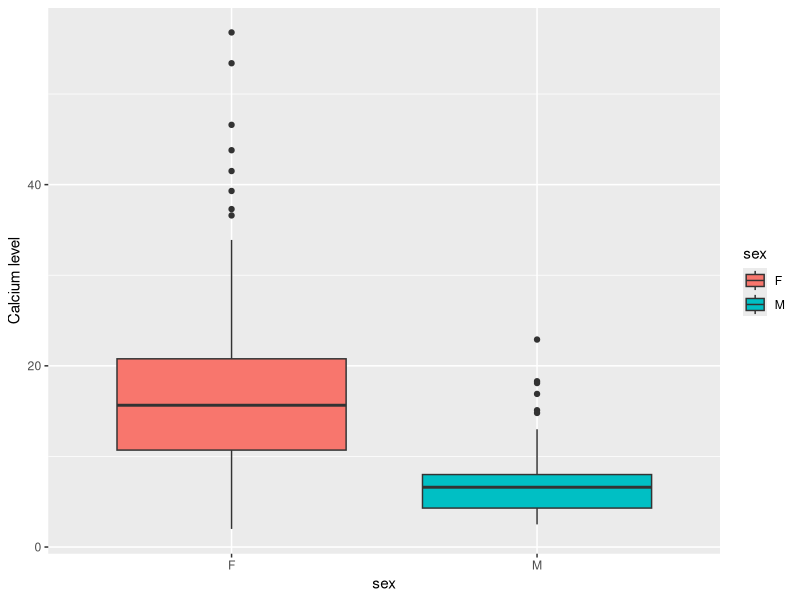
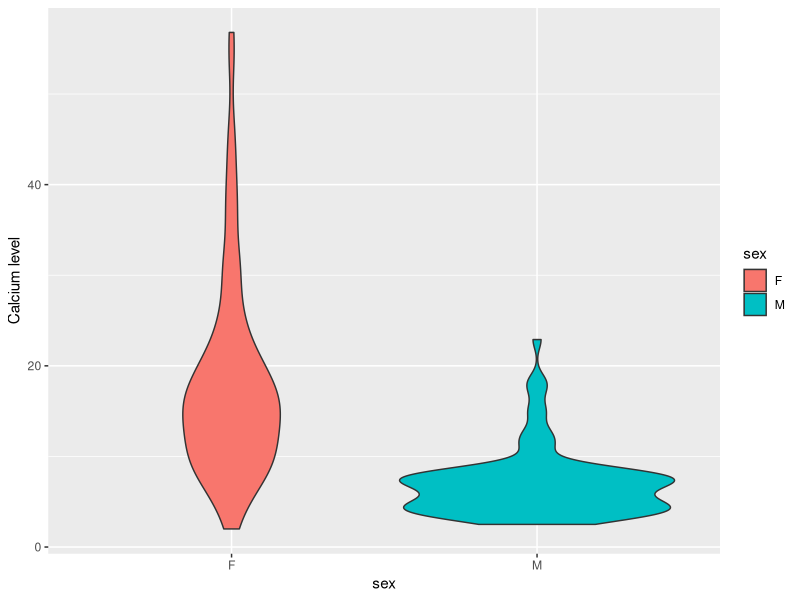
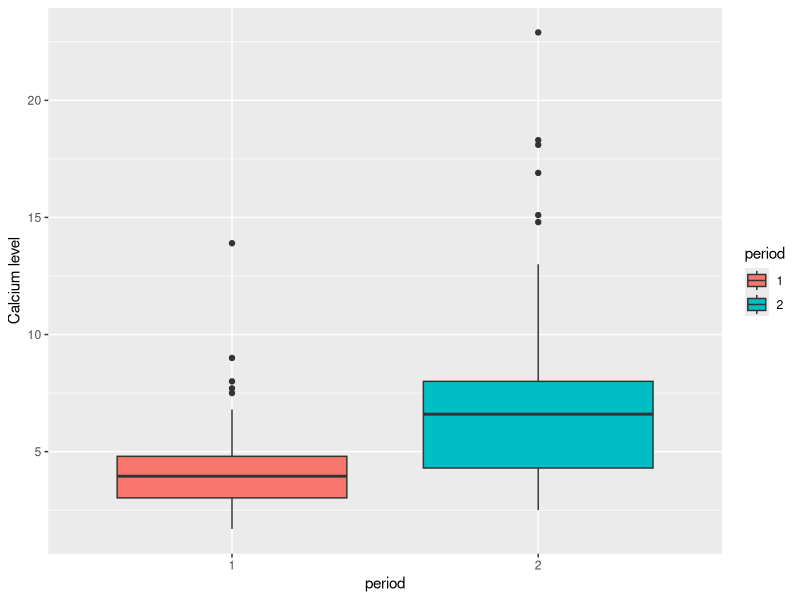
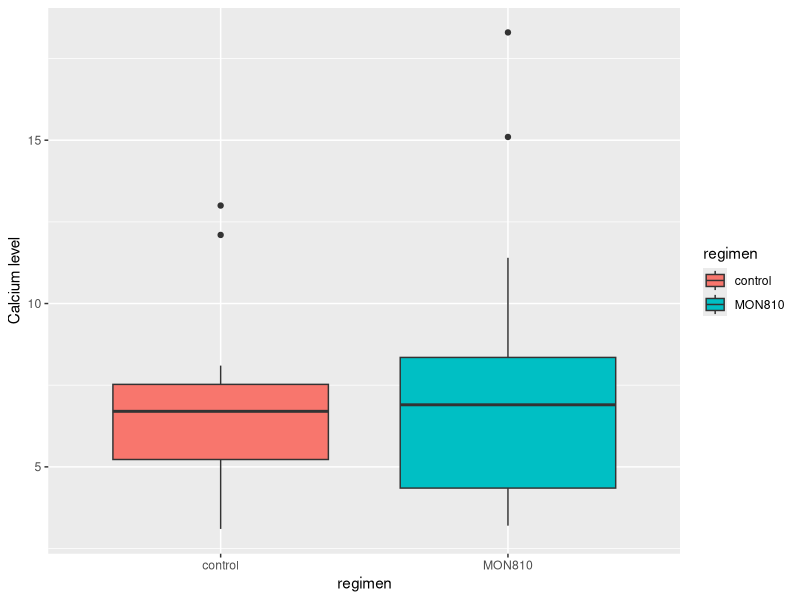
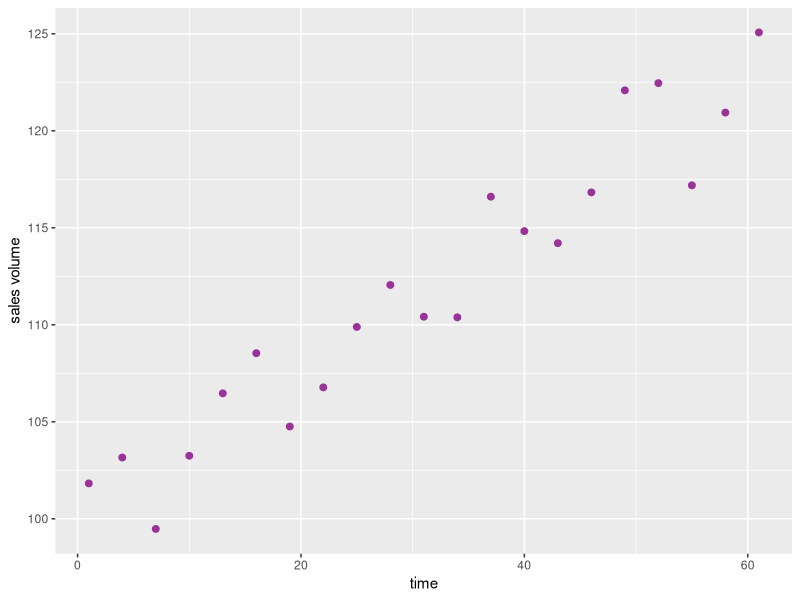
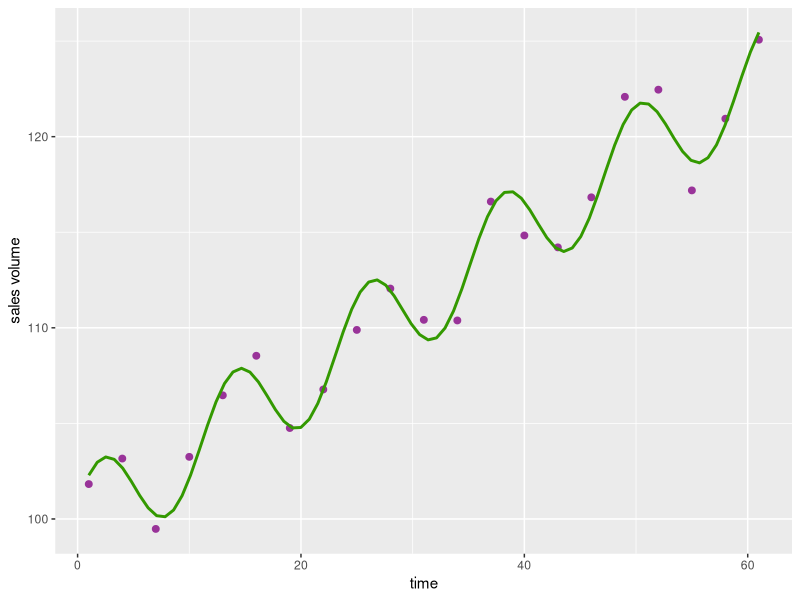
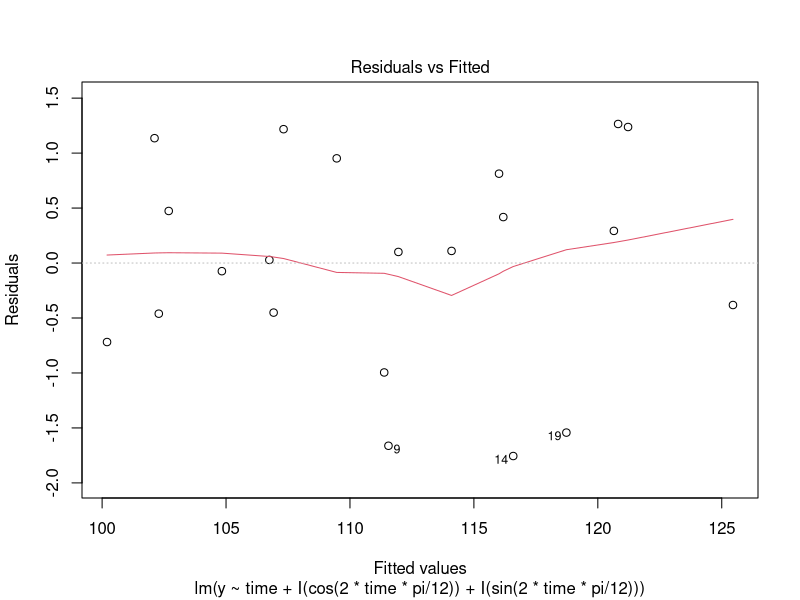
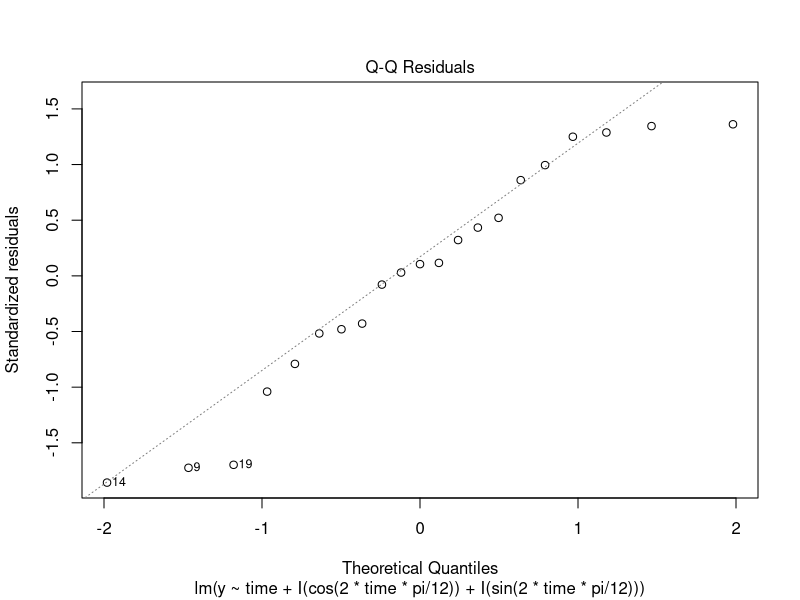

Write R code to recreate these figures, in order.
## ---- chunk 1
library(tidyverse)
library(lme4)
library(pwr)
## ---- chunk 2
MON810 <- readr::read_csv("data/MON810.csv", show_col_types = FALSE)
rmarkdown::paged_table(MON810)
## ---- chunk 3



( MON810%>% filter(period == 2))%>%ggplot() + aes(x = sex, y = CALCIUM) + geom_boxplot(aes(fill = sex)) + ylab("Calcium level")

## ---- chunk 4
(MON810 %>% filter(period == "2")) %>% ggplot() + aes(x = sex, y = CALCIUM) + geom_violin(aes(fill = sex)) + ylab("Calcium level")

## ---- chunk 5

male_period2 = ( MON810%>% filter(period == 2 & sex =="M")) $"CALCIUM"
female_period2 =  (MON810%>% filter(period == 2 & sex =="F")) $"CALCIUM"

wilcox.test(male_period2,female_period2,alternative = "two.sided")
## ---- chunk 6
wilcox.test(male_period2,female_period2,alternative = "greater")
## ---- chunk 7

male = ( MON810%>% filter(sex == "M"))
male$period = as.factor(male$period)
male %>%ggplot() + aes(x = period, y = CALCIUM) + geom_boxplot(aes(fill = period)) + ylab("Calcium level")


## ---- chunk 8
male_period1 = ( MON810%>% filter(period == 1 & sex =="M")) $"CALCIUM"
male_period2 = ( MON810%>% filter(period == 2 & sex =="M")) $"CALCIUM"
wilcox.test(male_period1,male_period2,alternative = "two.sided")
## ---- chunk 9
regimen = MON810%>%filter((regimen=="control" | regimen=="MON810")&period=="2"&sex=="M")

regimen %>%ggplot() + aes(x = regimen, y = CALCIUM) + geom_boxplot(aes(fill = regimen)) + ylab("Calcium level")
## ---- chunk 10
mon810 = ( MON810%>% filter(period == 2 & sex =="M" & regimen == "MON810"))$"CALCIUM"
control = ( MON810%>% filter(period == 2 & sex =="M" & regimen =="control" ))$"CALCIUM"

wilcox.test(control,mon810,alternative = "two.sided")

## ---- chunk 11
pwr.t.test(n = 10, d = 1, type = "two.sample",alternative="two.sided")
## ---- chunk 12
pwr.t.test(n = 20, d = 1, type = "two.sample",alternative="two.sided")
## ---- chunk 13
pwr.t.test(power = 0.8, d = 1)
## ---- chunk 14
do_all_comparisons <- function(data) {
  map(names (data)[5:51], 
    function(g) {
      ### TEST1
    male_period2 <- filter(data, period == 2 & sex =="M" ) %>% pull(g)
    female_period2 <- filter(data, period == 2 & sex =="F" ) %>% pull(g)
    test1 <- t.test (male_period2,female_period2)
    
    male_period1 <- filter(data, period == 1 & sex =="M")%>% pull(g)
    test2 <- t.test (male_period1,male_period2)
    
    mon810 <- filter(data,period == 2 & sex =="M" & regimen == "MON810")%>% pull(g)
    control <- filter(data,period == 2 & sex =="M" & regimen == "control")%>% pull(g)
    test3 <- t.test (mon810,control)
    
    data.frame(
        regime    = g,
        p_val_test1 = test1$p.value,
        p_val_test2 = test2$p.value,
        p_val_test3 = test3$p.value
      ) %>% bind_rows()
    
  }) %>% bind_rows() 
}
## ---- chunk 15
all_comparisons <- do_all_comparisons(MON810)
all_comparisons %>% rmarkdown::paged_table(options = list(rows.print = 10))
## ---- chunk 16
for (col in names (all_comparisons)[2:4]){
  all_comparisons[,paste("bonferroni",col)] <- p.adjust(all_comparisons %>% pull(col), method = "bonferroni")
  
  all_comparisons [,paste("BH",col)] <- p.adjust(all_comparisons%>% pull(col), method = "BH")
}

all_comparisons %>% rmarkdown::paged_table(options = list(rows.print = 10))

## ---- chunk 17

alpha <- 0.05

non_significant_test <- data.frame(
  
  Corrections = c("Bonferroni","BH"),
  
  Test1 = c(sum(all_comparisons$"bonferroni p_val_test1" < alpha),sum(all_comparisons$"BH p_val_test1" < alpha)),
  
  Test2 = c(sum(all_comparisons$"bonferroni p_val_test2" < alpha),sum(all_comparisons$"BH p_val_test2" < alpha)),
  
  Test3 = c(sum(all_comparisons$"bonferroni p_val_test3" < alpha),sum(all_comparisons$"BH p_val_test3" < alpha))
  
)




non_significant_test %>% rmarkdown::paged_table()
## ---- chunk 18
sales1 <- readr::read_csv("data/sales1.csv", show_col_types = FALSE)
rmarkdown::paged_table(sales1)
## ---- chunk 19
sales_plot <- sales1 %>% 
  ggplot() +  aes(x = time, y = y) + 
  geom_point(size = 2, colour="#993399") +  xlab("time") + ylab("sales volume")
sales_plot
## ---- chunk 20
lm0 = lm(y~1,data=sales1)
lm1 = lm(y ~ poly(time, degree = 1), data = sales1)
lm2 = lm(y ~ poly(time, degree = 2), data = sales1)
lm3 = lm(y ~ poly(time, degree = 3), data = sales1)
lm4 = lm(y ~ poly(time, degree = 4), data = sales1)

## ---- chunk 21
anova(lm0,lm1)
## ---- chunk 22
anova(lm1,lm2)
## ---- chunk 23
anova(lm2,lm3)
## ---- chunk 24
anova(lm1,lm3)
## ---- chunk 25
AIC(lm0,lm1,lm2,lm3,lm4)
## ---- chunk 26
BIC(lm0,lm1,lm2,lm3,lm4)
## ---- chunk 27
improved_lm <- lm(y ~ time + I(cos(2*time*pi/12)) + I(sin(2*time*pi/12)),data = sales1)
summary <- summary(improved_lm)
summary
## ---- chunk 28
sales_plot +   geom_smooth(method = "lm", formula = y ~ x + I(cos(2*x*pi/12)) + I(sin(2*x*pi/12)), se = FALSE, colour="#339900")

## ---- chunk 29
plot (improved_lm,which = 1:4)
## ---- chunk 30
anova (lm1,improved_lm)
## ---- chunk 31
improved_lm <- lm(y ~ 0 +  time + I(cos(2*time*pi/12) - 1) + I(sin(2*time*pi/12)) + offset(rep(100, length(time))),data = sales1)
summary <- summary(improved_lm)
summary
## ---- chunk 32
## Add time =0 and y = 100
sales1[22,1] = 0
sales1[22,]$y = 100


## Plot the new model 
sales_plot <- sales1 %>% 
  ggplot() +  aes(x = time, y = y) + 
  geom_point(size = 2, colour="#993399") +  xlab("time") + ylab("sales volume")


sales_plot +   geom_smooth(method = "lm", formula = y ~ 0 +  x + I(cos(2*x*pi/12) - 1) + I(sin(2*x*pi/12)) + offset(rep(100, length(x))), se = FALSE, colour="#339900")
## ---- chunk 33
sales30 <- readr::read_csv("data/sales30.csv", show_col_types = FALSE) %>% mutate(id = as.factor(id))
rmarkdown::paged_table(sales30)
## ---- chunk 34
sales_plot2 <- sales30[1:126,] %>% 
  ggplot() +  aes(x = time, y = y, color = id)  +  geom_point(size = 3) + xlab("time") + ylab("sales volume") 
sales_plot2  + geom_line()
## ---- chunk 35
classical_model <- lm(y ~ time + I(cos(2*time*pi/12)) + I(sin(2*time*pi/12)),data = sales30)
summary <- summary(classical_model)
summary
## ---- chunk 36
sales30 %>% 
  ggplot() +  aes(x = time, y = y, color = id)  +  geom_point(size = 1) + xlab("time") + ylab("sales volume") + geom_line(aes(x = time, y = predict(classical_model), color = id))  + facet_wrap(~id)

## ---- chunk 37
lmem1 <- lmer(y ~ 1 + time + I(cos(2*time*pi/12)) + I(sin(2*time*pi/12)) + (1 + time|id) ,data = sales30) 
summary(lmem1)
## ---- chunk 38
lmem2 <- lmer(y ~ 1 + time + I(cos(2*time*pi/12))  + I(sin(2*time*pi/ 12)) +(1 + time + I(cos(2*time*pi/12))|id) ,data = sales30) 
summary(lmem2)
## ---- chunk 39
lmem3 <- lmer(y ~ 1 + time + I(cos(2*time*pi/12))  + I(sin(2*time*pi/ 12))+ (1 + time + I(sin(2*time*pi/12))|id) ,data = sales30) 
summary(lmem3)
## ---- chunk 40
lmem4 <- lmer(y ~ 1 + time + I(cos(2*time*pi/12))  + I(sin(2*time*pi/ 12))+ (1 + time + I(sin(2*time*pi/12)) + I(cos(2*time*pi/12))|id)  ,data = sales30) 
summary(lmem4)
## ---- chunk 41
BIC(lmem1,lmem2,lmem3,lmem4)
## ---- chunk 42
AIC(lmem1,lmem2,lmem3,lmem4)
## ---- chunk 43


 sales30 %>% 
  ggplot() +  aes(x = time, y = y, color = id) + 
  geom_point(size = 1) +  xlab("time") + ylab("sales volume") + geom_line(aes(x = time, y = predict(lmem3), color = id)) + facet_wrap(~id)
